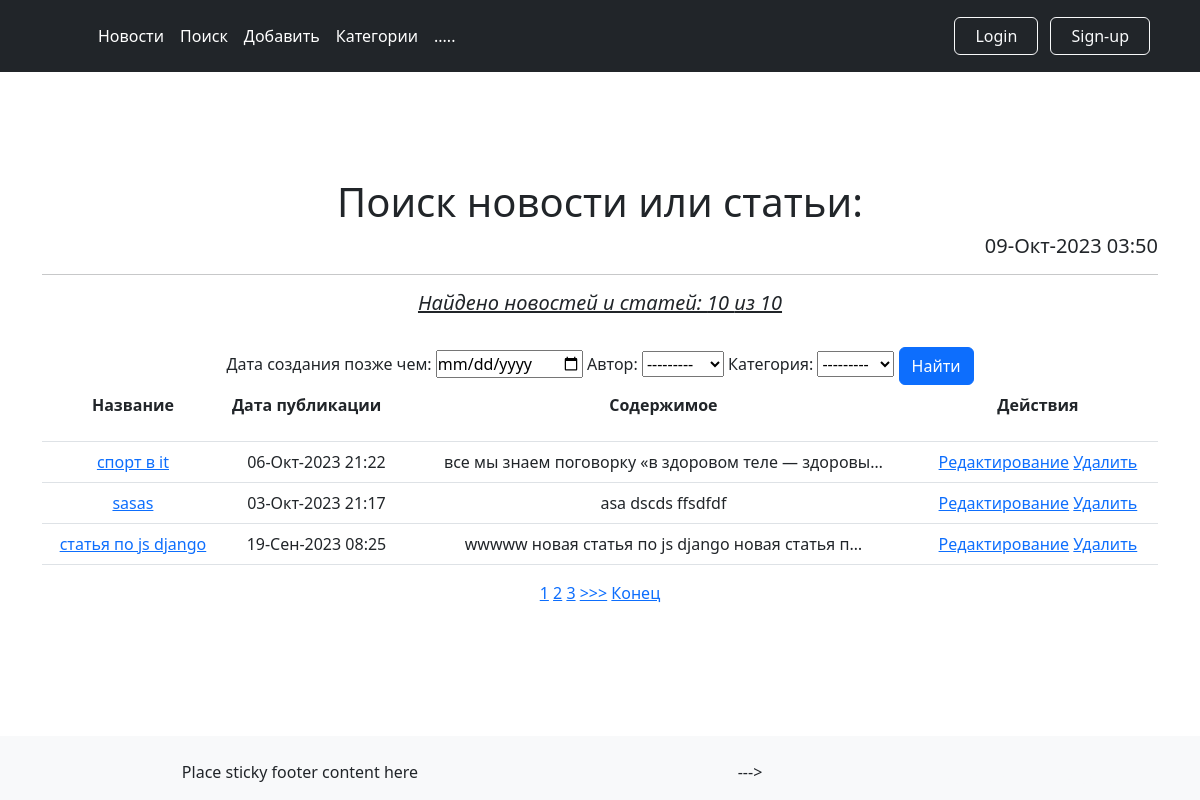
The page /search/ on the database as committed earlier.
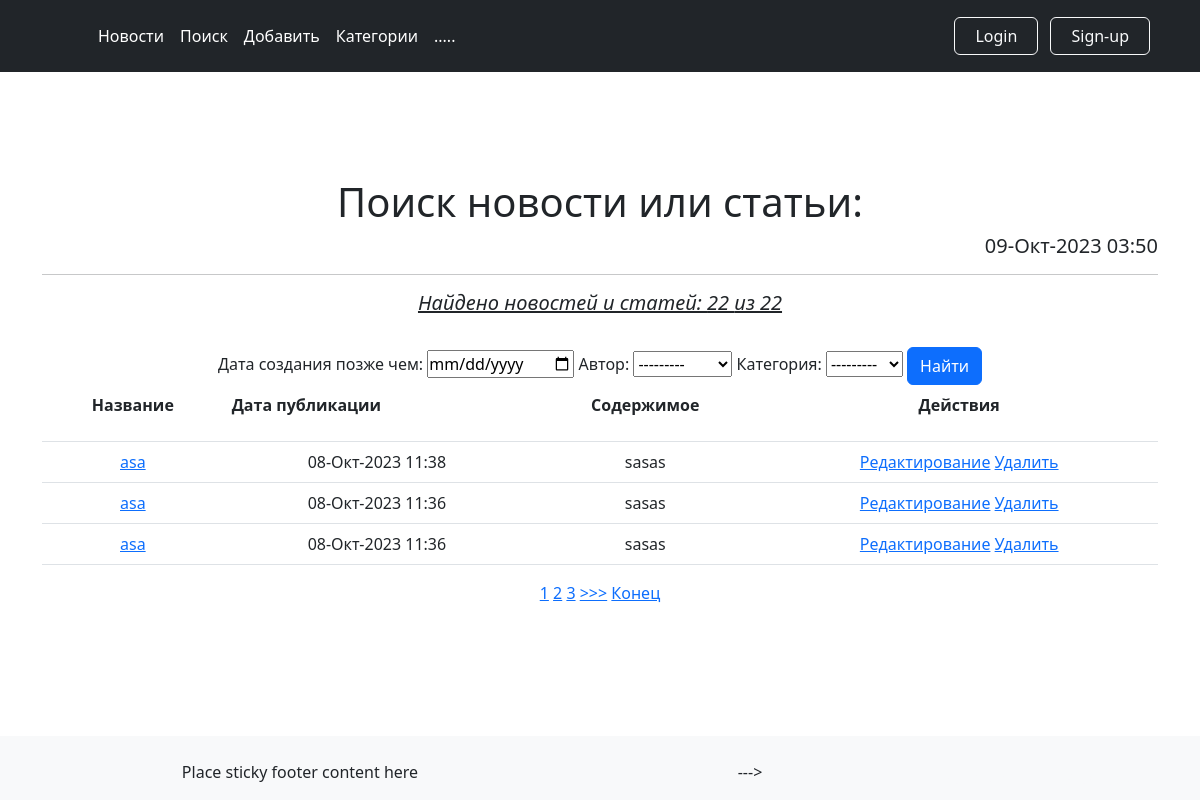
The same page on the database as committed later.
### news/models.py (models this page shows, shortened)
class Post(models.Model):
    author = models.ForeignKey(Author, on_delete=models.CASCADE, verbose_name='Автор')
    NEWS = 'NW'
    ARTICLE = 'AR'
    TYPES = [
        (NEWS, 'Новость'),
        (ARTICLE, 'Статья'),
    ]
    categoryType = models.CharField(max_length=2, choices=TYPES, default=ARTICLE, verbose_name='Тип статьи')
    dateCreation = models.DateTimeField(auto_now_add=True, verbose_name='Дата публикации')
    postCategory = models.ManyToManyField(Category, through='PostCategory', verbose_name='Категории статьи')
    title = models.CharField(max_length=128, verbose_name='Заголовок')
    text = models.TextField(verbose_name='Текст статьи')
    rating = models.SmallIntegerField(default=0, verbose_name='Рейтинг')

### news/views.py (the view)
# urls.py: path('search/', PostSearch.as_view()),
class PostSearch(ListView):
    model = Post
    template_name = 'news/postSearch.html'
    context_object_name = 'posts'
    ordering = ['-id']
    form_class = PostForm
    paginate_by = 3
    def get_queryset(self):
        queryset = PostFilter(self.request.GET, super().get_queryset()).qs
        return queryset
    def get_context_data(self, **kwargs):
        context = super().get_context_data(**kwargs)
        context['time_now'] = timezone.localtime(timezone.now())  # добавим переменную текущей даты time_now
        context['posts_count'] = Post.objects.all().count()  # добавим переменную кол-во постов всего
        context['filter'] = PostFilter(self.request.GET, queryset=self.get_queryset())
        context['is_not_authors'] = not self.request.user.groups.filter(name='authors').exists()
        return context

### news/models.py (called while the page is built)
    def __str__(self):
        return self.authorUser.username

    def __str__(self):
        return self.name

### news/templatetags/custom_filters.py (called while the page is built)
@register.filter(name='Censor')
def censor(text):
    for bw in banned_word_list:
        text = text.lower().replace(bw.lower(), f'{bw[0:2]}...')
    return text

### news/templates/news/postSearch.html (shortened to what this page needs)
{% extends 'layout/default.html' %}
{% load custom_filters %}
{% block content %}
    <h1 align="center" >Поиск новости или статьи:</h1>
    <h5 align="right">{{ time_now| date:'d-M-Y H:i' }}</h5>
    <hr>
    <h5 align="center"><i><u> Найдено новостей и статей: {{ filter.qs|length }} из {{ posts_count }}</u></i></h5>
    <br>
    {% if posts %}
        <form method="GET">
            {{ filter.form }}
            <input class="btn btn-primary" type="submit" value="Найти">
        </form>
        <table class="table">
            <tr>
                <th scope="col"> Название</th>
                <th scope="col"><p align="justify"> Дата публикации</p></th>
                <th scope="col">Содержимое</th>
                <th scope="col">Действия</th>
            </tr>
            {% for post in posts %}
                <tr>
                    <td>
                        <a href="{% url 'news:post_detail' post.pk %}">
                            {{ post.title|truncatewords:8|truncatechars:50|Censor }}
                        </a>
                    </td>
                    <td>{{ post.dateCreation| date:'d-M-Y H:i' }}</td>
                    <td>{{ post.text|truncatechars:50|Censor }}</td>
                    <td>
                        <a href="{% url 'news:post_update' post.pk %}">Редактирование</a>
                        <a href="{% url 'news:post_delete' post.pk %}">Удалить</a>
                    </td>
                </tr>
            {% endfor %}
        </table>
        {% include 'news/parts/paginator.html' %}
    {% else %}
        <h2 align="center">Новостей и статей нет!</h2>
    {% endif %}
{% endblock content %}

Rows that differ between the two databases and show on the page:
no longer on this page (row unchanged): Post: title|Censor "спорт в it", dateCreation "06-Окт-2023 21:22", text|Censor "все мы знаем поговорку «в здоровом теле — здоровы…"
no longer on this page (row unchanged): Post: title|Censor "sasas", dateCreation "03-Окт-2023 21:17", text|Censor "asa dscds ffsdfdf"
no longer on this page (row unchanged): Post: title|Censor "статья по js django", dateCreation "19-Сен-2023 08:25", text|Censor "wwwww новая статья по js django новая статья п…"
added Post: title|Censor "asa", dateCreation "08-Окт-2023 11:38", text|Censor "sasas"
added Post: title|Censor "asa", dateCreation "08-Окт-2023 11:36", text|Censor "sasas"
added Post: title|Censor "asa", dateCreation "08-Окт-2023 11:36", text|Censor "sasas"
Other text that changed with them:
{{ filter.qs|length }}: "10" → "22"
{{ posts_count }}: "10" → "22"
